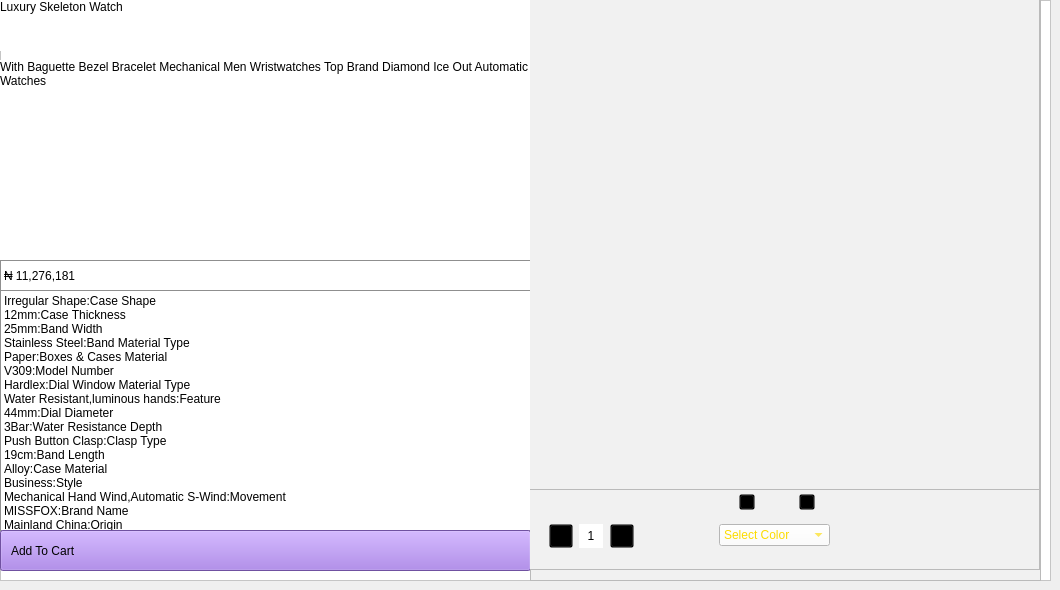
      <widget class="QWidget" name="ipone_6">
       <widget class="QFrame" name="frame_88">
        <property name="geometry">
         <rect>
          <x>0</x>
          <y>0</y>
          <width>1051</width>
          <height>581</height>
         </rect>
        </property>
        <property name="styleSheet">
         <string notr="true">background-color: rgb(255, 255, 255);</string>
        </property>
        <property name="frameShape">
         <enum>QFrame::StyledPanel</enum>
        </property>
        <property name="frameShadow">
         <enum>QFrame::Raised</enum>
        </property>
        <widget class="QFrame" name="frame_89">
         <property name="geometry">
          <rect>
           <x>0</x>
           <y>0</y>
           <width>531</width>
           <height>581</height>
          </rect>
         </property>
         <property name="frameShape">
          <enum>QFrame::StyledPanel</enum>
         </property>
         <property name="frameShadow">
          <enum>QFrame::Raised</enum>
         </property>
         <widget class="QLabel" name="label_145">
          <property name="geometry">
           <rect>
            <x>0</x>
            <y>0</y>
            <width>531</width>
            <height>51</height>
           </rect>
          </property>
          <property name="styleSheet">
           <string notr="true">font: 33pt &quot;Cooper Black&quot;;
</string>
          </property>
          <property name="text">
           <string>Luxury Skeleton Watch</string>
          </property>
          <property name="alignment">
           <set>Qt::AlignLeading|Qt::AlignLeft|Qt::AlignTop</set>
          </property>
         </widget>
         <widget class="QLabel" name="label_149">
          <property name="geometry">
           <rect>
            <x>0</x>
            <y>60</y>
            <width>531</width>
            <height>201</height>
           </rect>
          </property>
          <property name="styleSheet">
           <string notr="true">font: 23pt &quot;Cooper Black&quot;;
</string>
          </property>
          <property name="text">
           <string>With Baguette Bezel Bracelet Mechanical Men Wristwatches Top Brand Diamond Ice Out Automatic Watches</string>
          </property>
          <property name="alignment">
           <set>Qt::AlignLeading|Qt::AlignLeft|Qt::AlignTop</set>
          </property>
          <property name="wordWrap">
           <bool>true</bool>
          </property>
         </widget>
         <widget class="QLabel" name="label_150">
          <property name="geometry">
           <rect>
            <x>0</x>
            <y>260</y>
            <width>531</width>
            <height>31</height>
           </rect>
          </property>
          <property name="styleSheet">
           <string notr="true">font: 17pt &quot;Cooper Black&quot;;
border: 1px solid rgb(143, 143, 143)</string>
          </property>
          <property name="text">
           <string>₦ 11,276,181</string>
          </property>
         </widget>
         <widget class="QLabel" name="label_151">
          <property name="geometry">
           <rect>
            <x>0</x>
            <y>290</y>
            <width>531</width>
            <height>241</height>
           </rect>
          </property>
          <property name="styleSheet">
           <string notr="true">font: 11pt &quot;Cooper&quot;;
border: 1px solid rgb(143, 143, 143)</string>
          </property>
          <property name="text">
           <string>Irregular Shape:Case Shape
12mm:Case Thickness
25mm:Band Width
Stainless Steel:Band Material Type
Paper:Boxes &amp; Cases Material
V309:Model Number
Hardlex:Dial Window Material Type
Water Resistant,luminous hands:Feature
44mm:Dial Diameter
3Bar:Water Resistance Depth
Push Button Clasp:Clasp Type
19cm:Band Length
Alloy:Case Material
Business:Style
Mechanical Hand Wind,Automatic S-Wind:Movement
MISSFOX:Brand Name
Mainland China:Origin
Mechanical Wristwatches:Item Type</string>
          </property>
          <property name="alignment">
           <set>Qt::AlignLeading|Qt::AlignLeft|Qt::AlignTop</set>
          </property>
          <property name="wordWrap">
           <bool>true</bool>
          </property>
         </widget>
         <widget class="QPushButton" name="pushButton_24">
          <property name="geometry">
           <rect>
            <x>0</x>
            <y>530</y>
            <width>531</width>
            <height>41</height>
           </rect>
          </property>
          <property name="styleSheet">
           <string notr="true">background-color: rgb(157, 113, 226);
text-align: left;
padding-left: 10px;
font: 15pt &quot;Rockwell Condensed&quot;;</string>
          </property>
          <property name="text">
           <string>Add To Cart</string>
          </property>
         </widget>
         <widget class="QLabel" name="label_155">
          <property name="geometry">
           <rect>
            <x>480</x>
            <y>530</y>
            <width>47</width>
            <height>41</height>
           </rect>
          </property>
          <property name="styleSheet">
           <string notr="true">background-color: transparent;</string>
          </property>
          <property name="text">
           <string/>
          </property>
          <property name="pixmap">
           <pixmap resource="../icons/img.qrc">:/icons/angle-double-right.png</pixmap>
          </property>
          <property name="scaledContents">
           <bool>false</bool>
          </property>
         </widget>
        </widget>
        <widget class="QFrame" name="frame_90">
         <property name="geometry">
          <rect>
           <x>530</x>
           <y>0</y>
           <width>511</width>
           <height>581</height>
          </rect>
         </property>
         <property name="styleSheet">
          <string notr="true">background-color: rgb(241, 241, 241);</string>
         </property>
         <property name="frameShape">
          <enum>QFrame::StyledPanel</enum>
         </property>
         <property name="frameShadow">
          <enum>QFrame::Raised</enum>
         </property>
         <widget class="QFrame" name="frame_91">
          <property name="geometry">
           <rect>
            <x>-1</x>
            <y>-1</y>
            <width>511</width>
            <height>571</height>
           </rect>
          </property>
          <property name="frameShape">
           <enum>QFrame::StyledPanel</enum>
          </property>
          <property name="frameShadow">
           <enum>QFrame::Raised</enum>
          </property>
          <widget class="QStackedWidget" name="stackedWidget_19">
           <property name="geometry">
            <rect>
             <x>30</x>
             <y>20</y>
             <width>461</width>
             <height>471</height>
            </rect>
           </property>
           <property name="currentIndex">
            <number>0</number>
           </property>
           <widget class="QWidget" name="page_40">
            <widget class="QLabel" name="label_159">
             <property name="geometry">
              <rect>
               <x>10</x>
               <y>10</y>
               <width>431</width>
               <height>451</height>
              </rect>
             </property>
             <property name="text">
              <string/>
             </property>
             <property name="pixmap">
              <pixmap resource="../icons/img.qrc">:/icons/ap.jpg</pixmap>
             </property>
             <property name="scaledContents">
              <bool>true</bool>
             </property>
            </widget>
           </widget>
          </widget>
          <widget class="QFrame" name="frame_109">
           <property name="geometry">
            <rect>
             <x>0</x>
             <y>490</y>
             <width>511</width>
             <height>81</height>
            </rect>
           </property>
           <property name="frameShape">
            <enum>QFrame::StyledPanel</enum>
           </property>
           <property name="frameShadow">
            <enum>QFrame::Raised</enum>
           </property>
           <widget class="QPushButton" name="pushButton_78">
            <property name="geometry">
             <rect>
              <x>210</x>
              <y>5</y>
              <width>16</width>
              <height>16</height>
             </rect>
            </property>
            <property name="styleSheet">
             <string notr="true">QPushButton{
background-color: transparent;}
QPushButton:pressed{
padding-left: -10px;
}</string>
            </property>
            <property name="text">
             <string/>
            </property>
            <property name="icon">
             <iconset resource="../icons/img.qrc">
              <normaloff>:/icons/left.png</normaloff>:/icons/left.png</iconset>
            </property>
           </widget>
           <widget class="QPushButton" name="pushButton_79">
            <property name="geometry">
             <rect>
              <x>270</x>
              <y>5</y>
              <width>16</width>
              <height>16</height>
             </rect>
            </property>
            <property name="styleSheet">
             <string notr="true">QPushButton{
background-color: transparent;}
QPushButton:pressed{
padding-left: 10px;
}</string>
            </property>
            <property name="text">
             <string/>
            </property>
            <property name="icon">
             <iconset resource="../icons/img.qrc">
              <normaloff>:/icons/right.png</normaloff>:/icons/right.png</iconset>
            </property>
           </widget>
           <widget class="QPushButton" name="pushButton_80">
            <property name="geometry">
             <rect>
              <x>20</x>
              <y>35</y>
              <width>24</width>
              <height>24</height>
             </rect>
            </property>
            <property name="styleSheet">
             <string notr="true">QPushButton{
background-color: transparent;}
QPushButton:pressed{
padding-left: -10px;
}</string>
            </property>
            <property name="text">
             <string/>
            </property>
            <property name="icon">
             <iconset resource="../icons/img.qrc">
              <normaloff>:/icons/square-minus.png</normaloff>:/icons/square-minus.png</iconset>
            </property>
            <property name="iconSize">
             <size>
              <width>24</width>
              <height>24</height>
             </size>
            </property>
           </widget>
           <widget class="QLabel" name="label_181">
            <property name="geometry">
             <rect>
              <x>50</x>
              <y>35</y>
              <width>24</width>
              <height>24</height>
             </rect>
            </property>
            <property name="styleSheet">
             <string notr="true">background-color: rgb(255, 255, 255);
font: 8pt &quot;Segoe UI Historic&quot;;</string>
            </property>
            <property name="text">
             <string>1</string>
            </property>
            <property name="alignment">
             <set>Qt::AlignCenter</set>
            </property>
           </widget>
           <widget class="QPushButton" name="pushButton_81">
            <property name="geometry">
             <rect>
              <x>81</x>
              <y>35</y>
              <width>24</width>
              <height>24</height>
             </rect>
            </property>
            <property name="styleSheet">
             <string notr="true">QPushButton{
background-color: transparent;}
QPushButton:pressed{
padding-left: 10px;
}</string>
            </property>
            <property name="text">
             <string/>
            </property>
            <property name="icon">
             <iconset resource="../icons/img.qrc">
              <normaloff>:/icons/square-plus.png</normaloff>:/icons/square-plus.png</iconset>
            </property>
            <property name="iconSize">
             <size>
              <width>24</width>
              <height>24</height>
             </size>
            </property>
           </widget>
           <widget class="QComboBox" name="comboBox_14">
            <property name="geometry">
             <rect>
              <x>190</x>
              <y>35</y>
              <width>111</width>
              <height>22</height>
             </rect>
            </property>
            <property name="styleSheet">
             <string notr="true">QComboBox {
    background-color: rgb(255, 255, 255);
    color: rgb(252, 219, 0);
}
QComboBox QAbstractItemView {
    background-color: rgb(242, 211, 0);
    color: rgb(255, 255, 255);
    selection-background-color: rgb(250, 217, 0);
    selection-color: rgb(255, 255, 255);
}
</string>
            </property>
            <item>
             <property name="text">
              <string>Select Color</string>
             </property>
            </item>
            <item>
             <property name="text">
              <string>Black</string>
             </property>
            </item>
            <item>
             <property name="text">
              <string>Blue</string>
             </property>
            </item>
            <item>
             <property name="text">
              <string>Grey</string>
             </property>
            </item>
            <item>
             <property name="text">
              <string>White</string>
             </property>
            </item>
           </widget>
          </widget>
         </widget>
        </widget>
       </widget>
      </widget>
